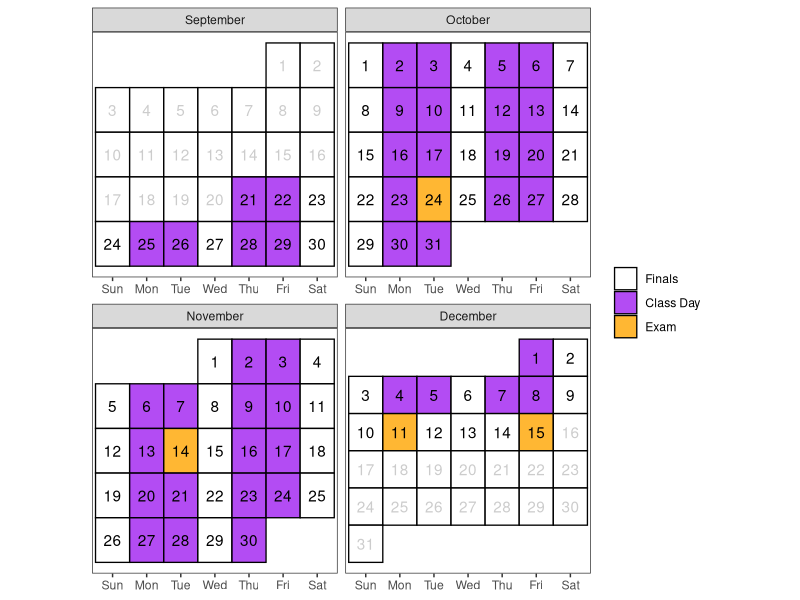
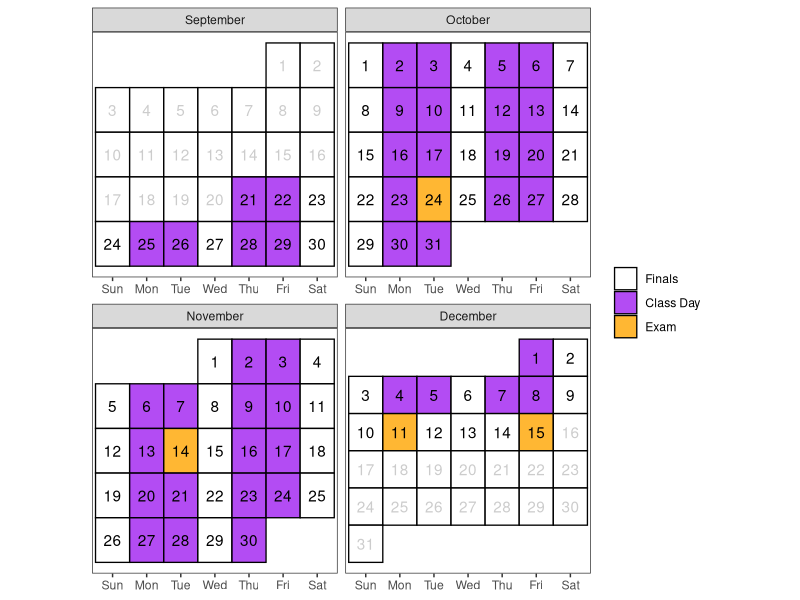
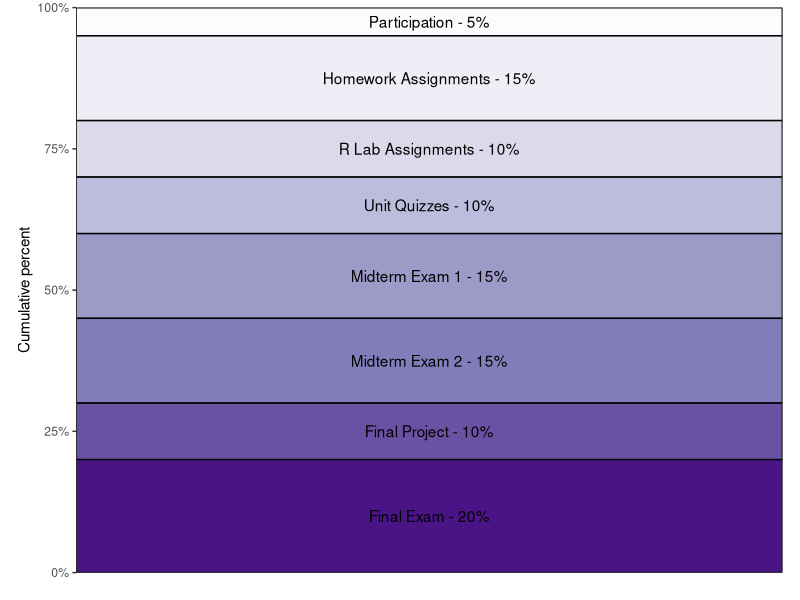

Recreate these plots in R, in order.
## ---- chunk 1
#| include: false

library(tidyverse)

# Create a calendar for your syllabus ----
# Source: http://svmiller.com/blog/2020/08/a-ggplot-calendar-for-your-semester/

# 1) what is the first Day of the semester?
# Any number of ways to identify dates in R, but we'll use {lubridate} and the ymd() function here.
# Format: YYYYMMDD
semester_dates <- seq(ymd(20230921), ymd(20231215), by=1)
# Weekday(s) of class
class_wdays <- c("Mon", "Tue", "Thu", "Fri")

not_here_dates <- c(
  # ymd("202311"),
  # ymd("20230220")
  # Break
  seq(ymd(20221120), ymd(20221124), by = 1)
  )

exam_dates <- c(ymd(20231024), 
                ymd(20231114),
                ymd(20231211),
                ymd(20231215)
                )

# project_dates <- c(ymd(20221104), ymd(20221205), ymd(20221209))
finals_week <- seq(ymd(20231210), ymd(20231215), by = 1)

# Custom function for treating the first day of the month as the first week 
# of the month up until the first Sunday 
# (unless Sunday was the start of the month)
wom <- function(date) {
    first <- wday(as.Date(paste(year(date), month(date), 1, sep = "-")))
    return((mday(date) + (first - 2)) %/% 7 + 1)
  }
# Create a data frame of dates, assign to Cal
Cal <- tibble(date = seq(ymd(20230901), ymd(20231231), by=1))  |>
  mutate(mon = lubridate::month(date, label = T, abbr = F),
         wkdy = weekdays(date, abbreviate = T),
         wkdy = fct_relevel(wkdy, "Sun", "Mon", "Tue", "Wed", "Thu","Fri","Sat"), # make sure Sunday comes first
         semester = date %in% semester_dates, 
         # project = date %in% project_dates,
         exams = date %in% exam_dates, # is it an exam?
         not_here = date %in% not_here_dates, # is it a day off?
         exam_wk = date %in% finals_week,
         day = lubridate::mday(date), 
         week = wom(date)
         ) |>
  mutate(category = case_when(
    # project ~ "Project",
    exams ~ "Exam",
    not_here ~ "Cal Poly Holiday",
    semester & wkdy %in% class_wdays & !not_here & !exam_wk | date == "2023-01-17" ~ "Class Day",
    semester ~ "Finals",
    TRUE ~ "NA"
  )
  )

class_cal <- Cal |> 
  ggplot(aes(wkdy, week)) +
  theme_bw() +
  theme(aspect.ratio = 1, 
        panel.grid.major.x = element_blank(),
        legend.position = "right",
        legend.title = element_blank(),
        axis.title.y = element_blank(), 
        axis.title.x = element_blank(),
        axis.ticks.y = element_blank(), 
        axis.text.y = element_blank()) +
  geom_tile(alpha=0.8, aes(fill=category), color="black", size=.45) +
  facet_wrap(~mon, scales = "free", ncol=2) +
  geom_text(aes(label = day, color = semester & (!not_here))) +
  # put your y-axis down, flip it, and reverse it
  scale_y_reverse(breaks=NULL) +
  # manually fill scale colors to something you like...
  scale_color_manual(values = c("FALSE" = "grey80", "TRUE" = "black"), guide = "none") + 
  scale_fill_manual(values=c("Class Day"="purple", 
                             "Finals"="white",
                             "Cal Poly Holiday" = "grey10",
                             "NA" = "white", # I like these whited out...
                             "Exam"="orange"),
                    #... but also suppress a label for a non-class semester day
                    breaks=c("Finals", "Cal Poly Holiday", "Class Day","Exam"))
class_cal

exam_days <- filter(Cal, category == "Exam") |>
  dplyr::mutate(topic = c("Midterm Exam 1",
                          "Midterm Exam 2",
                   "Final Exam (Section 01 at 7:10 - 10am) -- if you come to class 8am - 9am", 
                   "Final Exam (Section 02 at 7:10 - 10am) -- if you come to class 7am - 8am"),
         time = c("In Class", 
                  "In Class",
                  "7:10AM - 10:00AM", 
                  "7:10AM - 10:00AM"
                  )
         ) |>
  rowwise() |>
  mutate(sem_week = week(date),
         Date = paste(format(date, "%b %e"), sep = ",", collapse = ", "))

# project_days <- filter(Cal, category == "Project") |>
#   mutate(topic = c("Project Proposal Due", "Project Presentation Due", "Project Report Due"),
#          time = c("8pm", "8pm", "8pm")) |>
#   mutate(Date = format(date, "%b %e"),
#          sem_week = week(date))

class_days <- filter(Cal, category %in% c("Class Day")) |>
  mutate(sem_week = week(date)) |>
  group_by(sem_week) |>
  # group_by(sem_week) |>
  summarize(Date = paste(format(date, "%b %e"), sep = ",", collapse = ", ")) |>
  mutate(topic = c(
    "Ch. 0 - Welcome to Stat 218",
    "Ch. 1 - Introduction to Statistical Thinking",
    "Ch. 2 - Inference for One Proportion",
    "Ch. 4 - Analysis of a Single Categorical Variable",
    "Ch. 5 - Methods for Two Categorical Variables",
    "Ch. 6 - Methods for Describing a Numerical Variable",
    "Ch. 7 - Inferential Methods for a Single Numerical Variable",
    "Ch. 8 - Comparing a Numerical Variable Across Two Groups",
    "Ch. 9 - Comparing a Numerical Variable Across More than Two Groups",
    "THANKSGIVING BREAK, NO CLASS",
    "Ch. 10 - Methods for Two Numerical Variables",
    "Final Project")) |>
  # bind_rows(project_days) |>
  bind_rows(exam_days) |>
  arrange(sem_week) |>
  select(Date, Topic = topic)
## ---- chunk 2
#| echo: false
#| eval: true
#| warning: false
#| fig-width: 5
#| fig-height: 5
#| fig-pos: 'H'
#| out-width: 60%
#| fig-align: center
class_cal
## ---- chunk 3
#| echo: false
#| eval: true
#| fig-pos: 'h'
class_days |>
kableExtra::kable(caption = "Tentative schedule of class topics:", format = "simple")
## ---- chunk 4
#| echo: false
#| fig-loc: "H"
#| out-width: 70%
#| fig-align: center
library(RColorBrewer)
pal <- brewer.pal(n = 8, name = "Purples")

grades <- tribble(
  ~category,  ~percent,
  "Participation", 0.05,
  "Homework Assignments", 0.15,
  "R Lab Assignments", 0.10,
  "Unit Quizzes", 0.10,
  "Midterm Exam 1", 0.15, 
  "Midterm Exam 2", 0.15,
  "Final Project", 0.10,
  "Final Exam", 0.20
) |> 
  mutate(category = factor(category, 
                           levels = c(
                             "Participation",
                             "Homework Assignments",
                             "R Lab Assignments",
                             "Unit Quizzes",
                             "Midterm Exam 1",
                             "Midterm Exam 2",
                             "Final Project",
                             "Final Exam")
                           )
         ) |>  
  mutate(
    location = rep(1, 8) 
  )

grades |> 
  ggplot(aes(x = location, y = percent)) +
  geom_col(aes(fill = category), col = 'black') + 
  guides(fill = "none") + 
  geom_text(aes(x = rep(1, 8), 
                label = c(
                  "Participation - 5%",
                  "Homework Assignments - 15%",
                  "R Lab Assignments - 10%",
                  "Unit Quizzes - 10%",
                  "Midterm Exam 1 - 15%",
                  "Midterm Exam 2 - 15%",
                  "Final Project - 10%", 
                  "Final Exam - 20%"
                  ), 
                y = c(0.975, 0.875, 0.75, 0.65, 0.525, 0.375, 0.25, 0.1)
                )
            ) + 
  scale_x_discrete('', expand = c(0,0))+
  scale_y_continuous('Cumulative percent', labels = scales::percent, expand = c(0,0)) +
  theme_test() +
  theme(aspect.ratio = 0.8, axis.text.x = element_blank()) +
  scale_fill_manual(values = pal)
